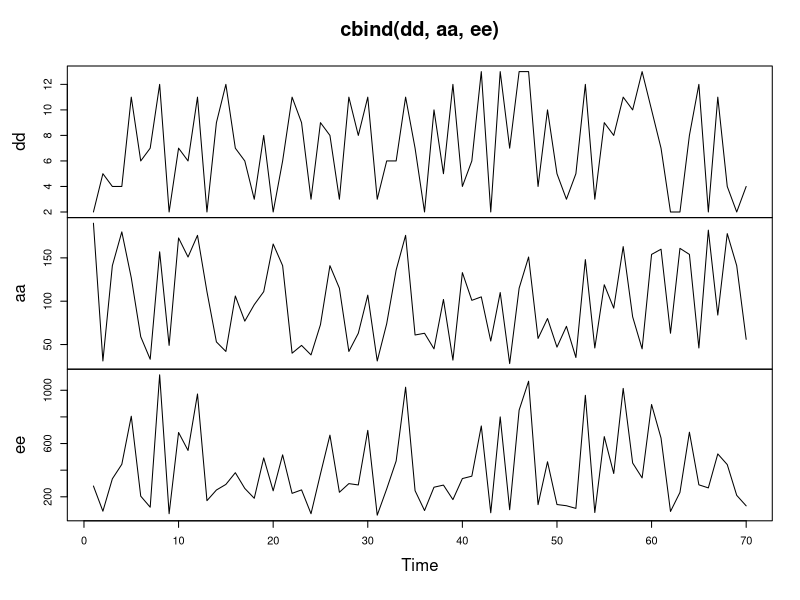
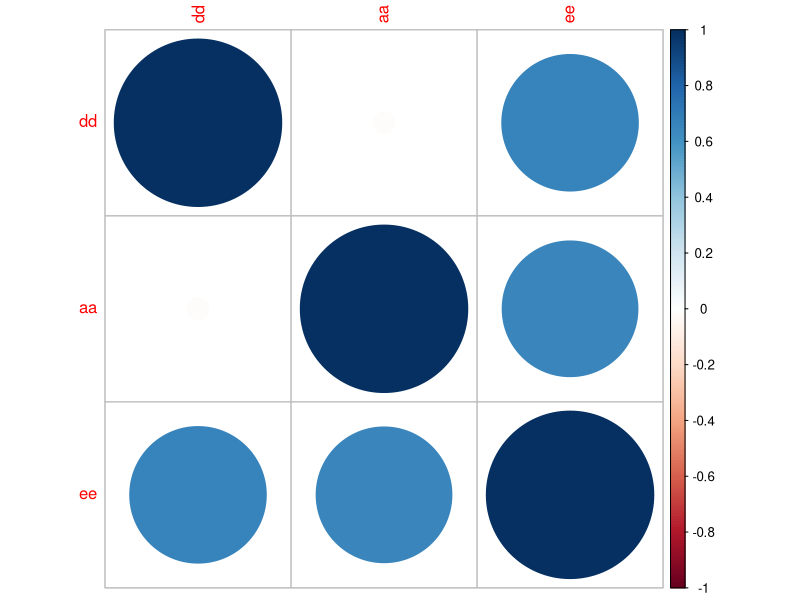

Write R code to recreate these figures, in order. (Note: this script raises an error after producing the figures.)

set.seed(666)

tt <- 70

ee <- rep(NA, tt)

cc <- matrix(NA, 100, 2)

for(i in 1:100) {
  
  dd <- sample(seq(2,13), tt, replace = TRUE)
  aa <- sample(seq(27,190), tt, replace = TRUE)
  
  for(t in 1:tt) {
    ee[t] <- sum(sample(seq(dd[t]), aa[t], replace = TRUE))
  }
  
  cc[i,1] <- cor(dd, ee)
  cc[i,2] <- cor(aa, ee)

}

## median & 90% quantiles
quantile(cc[,1], c(5, 50, 95)/100)
quantile(cc[,2], c(5, 50, 95)/100)

plot.ts(cbind(dd, aa, ee))

corrplot::corrplot(cor(cbind(dd, aa, ee)))


plot.ts(cbind(raw_data$days, raw_data$members))

